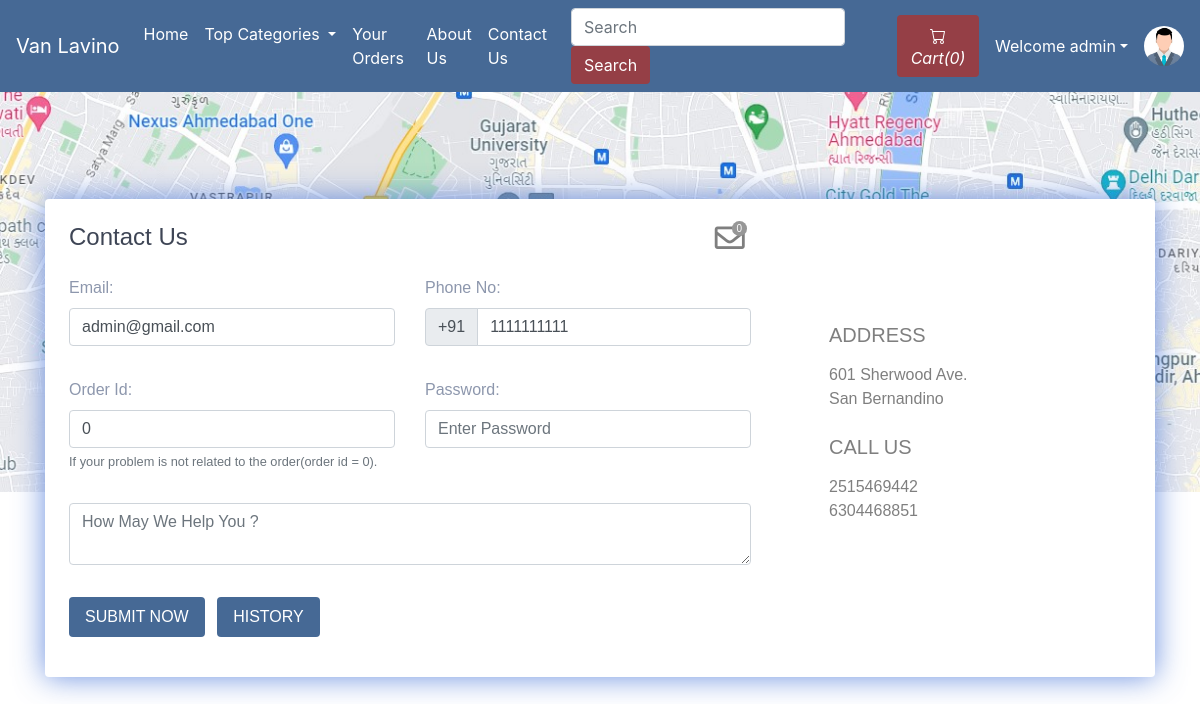
The app's page /contact.php (signed in) with its own data.
### tables this page shows
CREATE TABLE `users` (
  `id` int(21) NOT NULL,
  `username` varchar(21) NOT NULL,
  `firstName` varchar(21) NOT NULL,
  `lastName` varchar(21) NOT NULL,
  `email` varchar(35) NOT NULL,
  `phone` bigint(20) NOT NULL,
  `userType` enum('0','1') NOT NULL DEFAULT '0' COMMENT '0=user\r\n1=admin',
  `password` varchar(255) NOT NULL,
  `joinDate` datetime NOT NULL DEFAULT current_timestamp()
);

CREATE TABLE `sitedetail` (
  `tempId` int(11) NOT NULL,
  `systemName` varchar(21) NOT NULL,
  `email` varchar(35) NOT NULL,
  `contact1` bigint(21) NOT NULL,
  `contact2` bigint(21) DEFAULT NULL COMMENT 'Optional',
  `address` text NOT NULL,
  `dateTime` datetime NOT NULL DEFAULT current_timestamp()
);

### contact.php (the view, shortened to what this page needs)
<!doctype html>
<html lang="en">
  <head>
    <link rel="stylesheet" href="https://stackpath.bootstrapcdn.com/bootstrap/4.5.0/css/bootstrap.min.css">
    <link rel="stylesheet" href="https://use.fontawesome.com/releases/v5.8.2/css/all.css">
  </head>
  <body>
  <?php include 'partials/_dbconnect.php';?>
  <?php include 'partials/_nav.php';?>
      <div class="contact2" style="background-image:url(img/Map.jpg);height: 400px; background-size:cover;" id="contact">
        <div class="container">
          <div class="row contact-container">
            <div class="col-lg-12">
              <div class="card card-shadow border-0 mb-4">
                <div class="row">
                  <div class="col-lg-8">
                    <div class="contact-box p-4">
                      <div class="row">
                        <div class="col-lg-8">
                          <h4 class="title">Contact Us</h4>
                        </div>
                        <?php if($loggedin){ ?>
                          <div class="col-lg-4">
                            <div class="icon-badge-container mx-1" style="padding-left: 167px;">
                              <a href="#" data-toggle="modal" data-target="#adminReply"><i class="far fa-envelope icon-badge-icon"></i></a>
                              <div class="icon-badge"><b><span id="totalMessage">0</span></b></div>
                            </div>
                          </div>
                        <?php } ?>
                      </div>
                      <?php
                          $passSql = "SELECT * FROM users WHERE id='$userId'";
                          $passResult = mysqli_query($conn, $passSql);
                          $passRow=mysqli_fetch_assoc($passResult);
                          $email = $passRow['email'];
                          $phone = $passRow['phone'];
                      ?>
                      <form action="partials/_manageContactUs.php" method="POST">
                        <div class="row">
                          <div class="col-lg-6">
                            <div class="form-group mt-3">
                                <b><label for="email">Email:</label></b>
                                <input type="email" class="form-control" id="email" name="email" placeholder="Enter Your Email" required value="<?php echo $email ?>">
                            </div>
                          </div>
                          <div class="col-lg-6">
                            <div class="form-group mt-3">
                                <b><label for="phone">Phone No:</label></b>
                                <div class="input-group mb-3">
                                    <div class="input-group-prepend">
                                      <span class="input-group-text" id="basic-addon">+91</span>
                                    </div>
                                    <input type="tel" class="form-control" id="phone" name="phone" aria-describedby="basic-addon" placeholder="Enter Your Phone Number" required pattern="[0-9]{10}" value="<?php echo $phone ?>">
                                </div>
                            </div>
                          </div>
                          <div class="col-lg-6">
                            <div class="form-group mt-3">
                              <b><label for="orderId">Order Id:</label></b>
                              <input class="form-control" type="text" id="orderId" name="orderId" placeholder="Order Id" value="0">
                              <small id="orderIdHelp" class="form-text text-muted">If your problem is not related to the order(order id = 0).</small>
                            </div>
                          </div>
                          <div class="col-lg-6">
                            <div class="form-group mt-3">
                              <b><label for="password">Password:</label></b>
                              <input class="form-control" id="password" name="password" placeholder="Enter Password" type="password" placeholder="Enter Your Password" required data-toggle="password">
                            </div>
                          </div>
                          <div class="col-lg-12">
                            <div class="form-group  mt-3">
                                <textarea class="form-control" id="message" name="message" rows="2" required minlength="6" placeholder="How May We Help You ?"></textarea>
                            </div>
                          </div>
                          <?php if($loggedin){ ?>
                            <div class="col-lg-12">
                              <button type="submit" class="btn btn-danger-gradiant mt-3 mb-3 text-white border-0 py-2 px-3" style="background-color: #466995;"><span> SUBMIT NOW <i class="ti-arrow-right"></i></span></button>
                              <button type="button" class="btn btn-danger-gradiant mt-3 mb-3 text-white border-0 py-2 px-3 mx-2" data-toggle="modal" data-target="#history"><span> HISTORY <i class="ti-arrow-right"></i></span></button>
                            </div>
                          <?php } ?>
                        </div>
                      </form>
                    </div>
                  </div>
                  <?php
                    $sql = "SELECT * FROM `sitedetail`";
                    $result = mysqli_query($conn, $sql);
                    $row = mysqli_fetch_assoc($result);
                    $address = $row['address'];
                    $contact1 = $row['contact1'];
                    $contact2 = $row['contact2'];
                    echo '<div class="col-lg-4 bg-image" style="position:relative">
                          <div class="detail-box p-4" style="position:absolute; top:100px;">
                            <h5 class="text-black-50 font-weight-light mb-3">ADDRESS</h5>
                            <p class="text-black-50 op-7">' .$address. '</p>
                            <h5 class="text-black-50 font-weight-light mb-3 mt-4">CALL US</h5>
                            <p class="text-black-50 op-7">' .$contact1. '
                              <br> ' .$contact2. '</p>
                          </div>
                        </div>';
                  ?>
                </div>
              </div>
            </div>
          </div>
        </div>
      </div>
  </body>
</html>

### contact.php (style rules this page uses)
.icon-badge-container { position: absolute; }
.icon-badge-icon { font-size: 30px; color: rgb(0 0 0 / 50%); position: relative; }
.icon-badge { background-color: #979797;; font-size: 10px; color: white; text-align: center; width: 15px; height: 15px; border-radius: 49%; position: relative; top: -35px; left: 17px; }
.contact2 { font-family: "Montserrat", sans-serif; color: #8d97ad; font-weight: 300; background-position: center top; }
.contact2 h1, .contact2 h2, .contact2 h3, .contact2 h4, .contact2 h5, .contact2 h6 { color: #3e4555; }
.contact2 .bg-image { background-size: cover; position: relative; display: -webkit-box; display: -webkit-flex; display: -ms-flexbox; display: flex; }
.contact2 .card.card-shadow { -webkit-box-shadow: 0px 0px 30px rgba(115, 128, 157, 0.1); box-shadow: 0px 0px 30px rgba(61, 109, 214, 0.774); }
.contact2 .contact-container { position: relative; top: 107px; }
.contact2 .btn-danger-gradiant { background:#466995; }

### records on screen
users: email "admin@gmail.com", phone "1111111111"
sitedetail: address "601 Sherwood Ave. San Bernandino", contact1 "2515469442", contact2 "6304468851"

### other values on screen
$count "0"
$username "admin"
